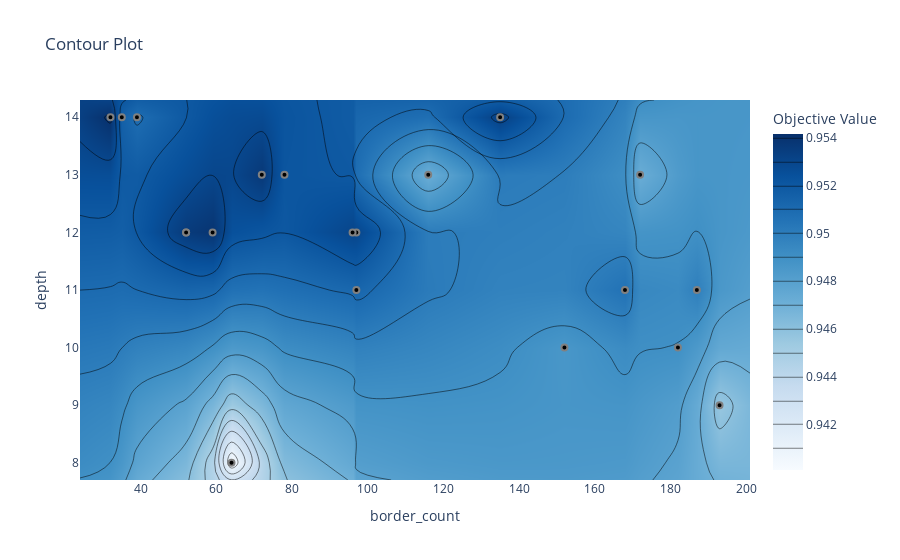

The notebook cell this image was saved under:
### Code cell
vis.plot_contour(study, params=["border_count", "depth"])

### Figure 1 — Plotly figure (JSON) as saved in the notebook; plotly's stock layout.template omitted (floating-point values rounded to 4 significant figures; data arrays with more than 128 entries replaced by an {"elided": "..."} marker saying what was removed)
{"data": [{"colorbar": {"title": {"text": "Objective Value"}}, "colorscale": [[0, "rgb(247,251,255)"], [0.125, "rgb(222,235,247)"], [0.25, "rgb(198,219,239)"], [0.375, "rgb(158,202,225)"], [0.5, "rgb(107,174,214)"], [0.625, "rgb(66,146,198)"], [0.75, "rgb(33,113,181)"], [0.875, "rgb(8,81,156)"], [1, "rgb(8,48,107)"]], "connectgaps": true, "contours": {"coloring": "heatmap"}, "hoverinfo": "none", "line": {"smoothing": 1.3}, "reversescale": false, "type": "contour", "x": [23.95, 32, 35, 39, 52, 59, 64, 72, 78, 96, 97, 116, 135, 152, 168, 172, 182, 187, 193, 201.1], "y": [7.7, 8, 9, 10, 11, 12, 13, 14, 14.3], "z": {"elided": "9x20 float values"}}, {"marker": {"color": "black", "line": {"color": "Gray", "width": 2}}, "mode": "markers", "name": "Feasible Trial", "showlegend": false, "type": "scatter", "x": [78, 182, 168, 152, 193, 97, 187, 64, 172, 35, 116, 39, 32, 72, 59, 52, 97, 135, 52, 96], "y": [13, 10, 11, 10, 9, 11, 11, 8, 13, 14, 13, 14, 14, 13, 12, 12, 12, 14, 12, 12]}, {"marker": {"color": "#cccccc", "line": {"color": "Gray", "width": 2}}, "mode": "markers", "name": "Infeasible Trial", "showlegend": false, "type": "scatter", "x": [], "y": []}], "layout": {"title": {"text": "Contour Plot"}, "xaxis": {"range": [23.95, 201.1], "title": {"text": "border_count"}}, "yaxis": {"range": [7.7, 14.3], "title": {"text": "depth"}}}}
